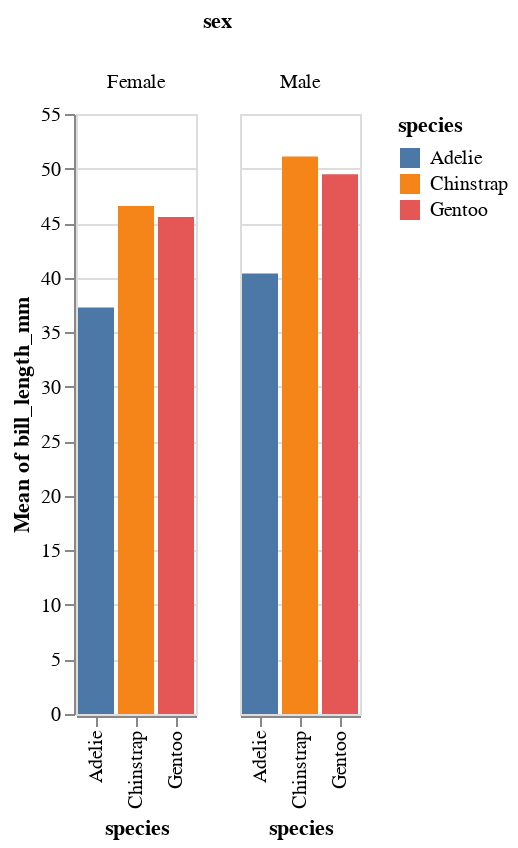

Source (notebook cell):
### Markdown cell above
Notice how the above charts seem to suggest that female chinstrap penguins have a longer bill than male chinstrap penguins.  That is deceptive though, because these charts have one bar for each penguin, layered (not stacked) on top of each other.  So in fact, all this means is that one female chinstrap penguin has a longer bill.  Go back up to the scatter plots and see if you believe that one female penguin has a longer bill.

If we instead specify that we just want to know the `mean` of the bill length, then we get a more representative image.  The following is the first time we can tell from the bar chart that the average bill length is higher for male penguins than for female penguins.

### Code cell
alt.Chart(df).mark_bar().encode(
    x=alt.X("species"),
    y=alt.Y("mean(bill_length_mm)"),
    color="species",
).facet(
    column="sex"
)

### Figure 1 — Vega-Lite specification as saved in the notebook (floating-point values rounded to 4 significant figures; data arrays with more than 128 entries replaced by an {"elided": "..."} marker saying what was removed)
{"config": {"view": {"continuousWidth": 400, "continuousHeight": 300}}, "data": {"name": "data-a0ec2e5925707c5dba9da2c1e24eff5a"}, "facet": {"column": {"field": "sex", "type": "nominal"}}, "spec": {"mark": "bar", "encoding": {"color": {"field": "species", "type": "nominal"}, "x": {"field": "species", "type": "nominal"}, "y": {"aggregate": "mean", "field": "bill_length_mm", "type": "quantitative"}}}, "$schema": "https://vega.github.io/schema/vega-lite/v4.17.0.json", "datasets": {"data-a0ec2e5925707c5dba9da2c1e24eff5a": {"elided": "333 records"}}}
